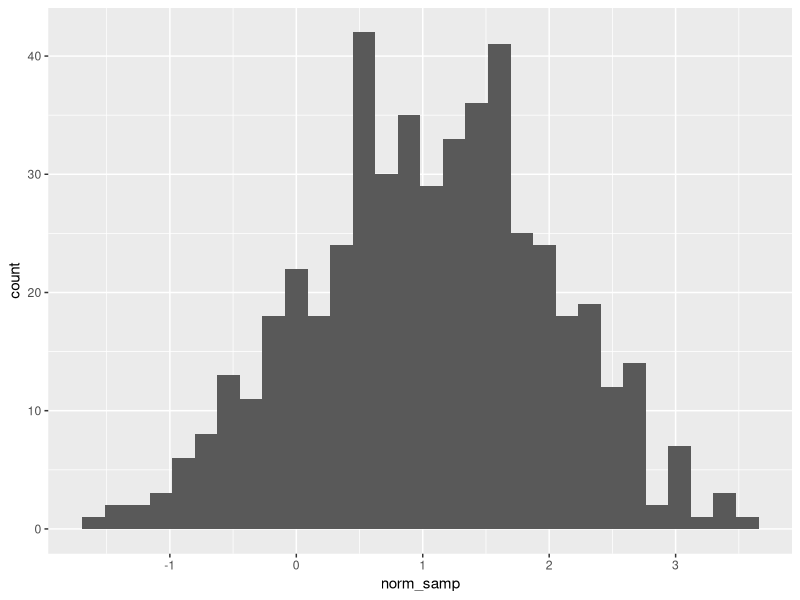

Generate this figure with R:
## ---- chunk 1
library(tidyverse)
## ---- chunk 2
samp = rnorm(100)
length(samp)
## ---- chunk 3

la_df = 
    tibble(
      norm_samp = rnorm(n=500, mean=1),
      samp_g1 = norm_samp > 1
    )

ggplot(la_df, aes(x = norm_samp)) + 
  geom_histogram()
